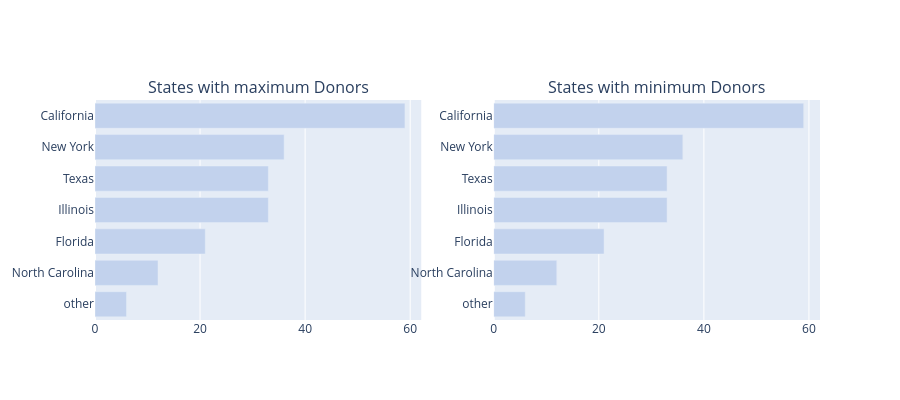

Notebook code cell kept with this figure:
### Markdown cell above
#### 2.3 Estados con la Mayor **Proporción de Donantes respecto a la Población**

### Code cell
def bar_hor(df, col, title, color, w=None, h=None, lm=0, limit=100, return_trace=False, rev=False):
    cnt_srs = df[col].value_counts()
    yy = cnt_srs.head(limit).index[::-1] 
    xx = cnt_srs.head(limit).values[::-1] 
    if rev:
        yy = cnt_srs.tail(limit).index[::-1] 
        xx = cnt_srs.tail(limit).values[::-1] 
        
    
    trace = go.Bar(y=yy, x=xx, orientation = 'h', marker=dict(color=color))
    if return_trace:
        return trace 
    layout = dict(title=title, margin=dict(l=lm), width=w, height=h)
    data = [trace]
    fig = go.Figure(data=data, layout=layout)
    iplot(fig)

def bar_hor_noagg(x, y, title, color, w=None, h=None, lm=0, limit=100, rt=False):
    trace = go.Bar(y=x, x=y, orientation = 'h', marker=dict(color=color))
    if rt:
        return trace
    layout = dict(title=title, margin=dict(l=lm), width=w, height=h)
    data = [trace]
    fig = go.Figure(data=data, layout=layout)
    iplot(fig)


def bar_ver_noagg(x, y, title, color, w=None, h=None, lm=0, rt = False):
    trace = go.Bar(y=y, x=x, marker=dict(color=color))
    if rt:
        return trace
    layout = dict(title=title, margin=dict(l=lm), width=w, height=h)
    data = [trace]
    fig = go.Figure(data=data, layout=layout)
    iplot(fig)

    
trace1 = bar_hor(donors_df, 'Donor City', "Top Cities with maximum Donors", '#c2d2ed', 500, 400, 200, limit = 10, return_trace=True)
trace2 = bar_hor(donors_df, 'Donor State', "Top States with maximum Donors", '#c2d2ed', 500, 400, 200, limit = 10, return_trace=True)
trace4 = bar_hor(donors_df, 'Donor State', "Top States with maximum Donors", '#c2d2ed', 600, 400, 200, limit = 10, return_trace=True, rev=True)

fig = tools.make_subplots(rows=1, cols=2, print_grid=False, subplot_titles = ['States with maximum Donors','States with minimum Donors'])
# fig = tools.make_subplots(rows=2, cols=2, specs=[[{}, {}], [{'colspan': 2}, None]], print_grid=False, subplot_titles = ['States with maximum Donors','States with minimum Donors', 'Cities with maximum Donors'])
fig.append_trace(trace2, 1, 1);
fig.append_trace(trace4, 1, 2);
# fig.append_trace(trace1, 2, 1);

fig['layout'].update(height=400, showlegend=False);
iplot(fig);

### Figure 1 — Plotly figure (JSON) as saved in the notebook; plotly's stock layout.template omitted (floating-point values rounded to 4 significant figures)
{"data": [{"marker": {"color": "#c2d2ed"}, "orientation": "h", "type": "bar", "x": [6, 12, 21, 33, 33, 36, 59], "xaxis": "x", "y": ["other", "North Carolina", "Florida", "Illinois", "Texas", "New York", "California"], "yaxis": "y"}, {"marker": {"color": "#c2d2ed"}, "orientation": "h", "type": "bar", "x": [6, 12, 21, 33, 33, 36, 59], "xaxis": "x2", "y": ["other", "North Carolina", "Florida", "Illinois", "Texas", "New York", "California"], "yaxis": "y2"}], "layout": {"annotations": [{"font": {"size": 16}, "showarrow": false, "text": "States with maximum Donors", "x": 0.225, "xanchor": "center", "xref": "paper", "y": 1, "yanchor": "bottom", "yref": "paper"}, {"font": {"size": 16}, "showarrow": false, "text": "States with minimum Donors", "x": 0.775, "xanchor": "center", "xref": "paper", "y": 1, "yanchor": "bottom", "yref": "paper"}], "height": 400, "showlegend": false, "xaxis": {"anchor": "y", "domain": [0, 0.45]}, "xaxis2": {"anchor": "y2", "domain": [0.55, 1]}, "yaxis": {"anchor": "x", "domain": [0, 1]}, "yaxis2": {"anchor": "x2", "domain": [0, 1]}}}
